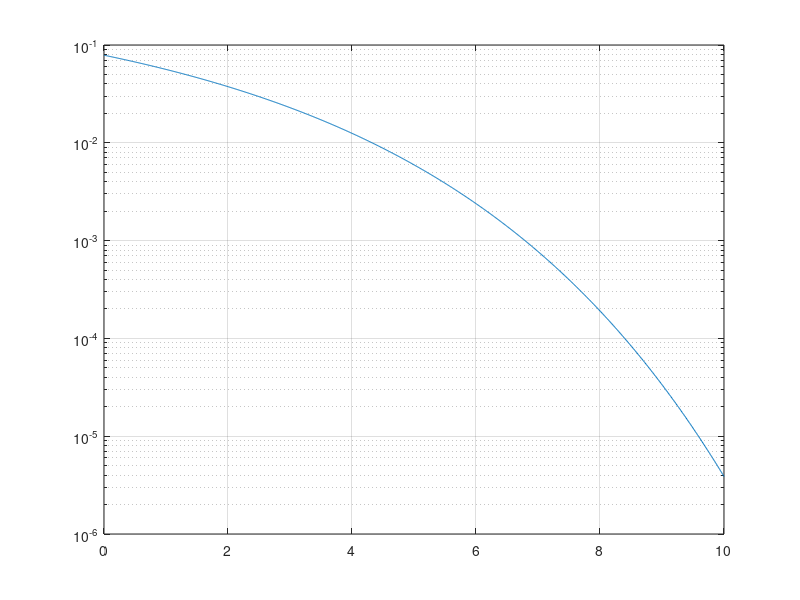

Here is the MATLAB script that generated this plot: (Note: this script raises an error after producing the figure.)
% This work is licensed under the Creative Commons Attribution 4.0
% International License. To view a copy of this license, visit
% http://creativecommons.org/licenses/by/4.0/ or send a letter to
% Creative Commons, PO Box 1866, Mountain View, CA 94042, USA.

% 2-PAM best case
t = linspace(0, 10, 1e3);
y = 1/2*erfc(sqrt(10.^(t/10)));
semilogy(t, y)
grid

% our case
dB2test = [0, 1, 2, 3, 4, 5, 6, 7, 8, 9, 10];
tries = numel(dB2test);
BER = zeros([1 tries]);
ebn0 = zeros([1 tries]);
gendiag = true;

for uniqIDX = 1:tries
    deter = dB2test(uniqIDX);
    main;
    BER(uniqIDX) = sum(errorRate)/N;
end
